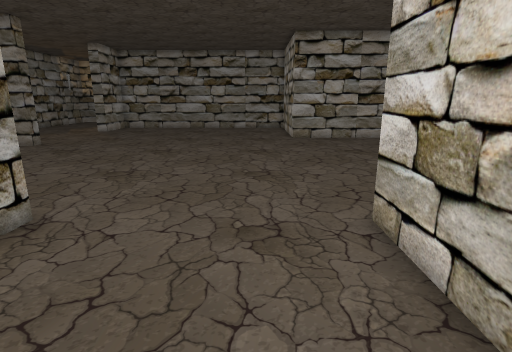
View 1 (above)

19 first-person views from a walk through a 3-D level made in the Unity game engine. The camera is 1.3 m above the floor, tilts 14° down and sees 80° across. The floor is counted in squares, 0.5 m on a side. Each view is taken from the middle of a square. On the plan, view 1 faces up. The plan holds only what a view shows up to about 20 squares ahead; the rest is blank. The place goes on beyond the plan. The player is left out. Some animated figures are left out. Door leaves are left out, so doorways stand open. Some surface patterns are stand-ins.

View 2
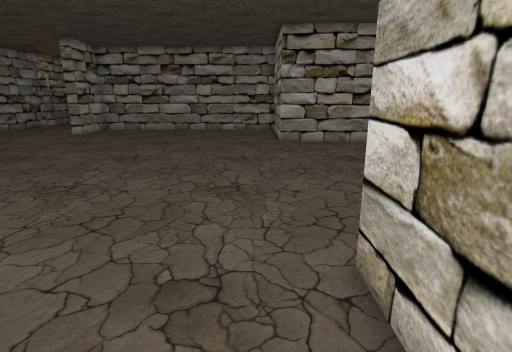

View 3
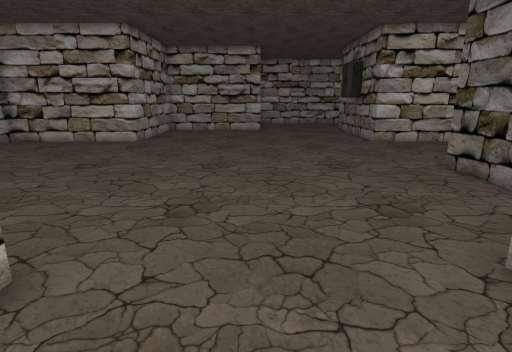

View 4
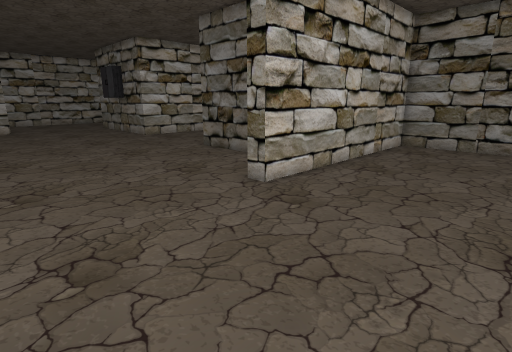

View 5
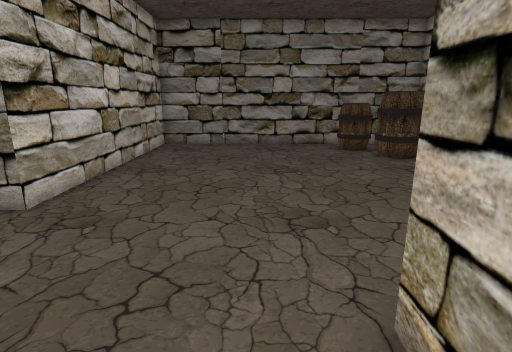

View 6
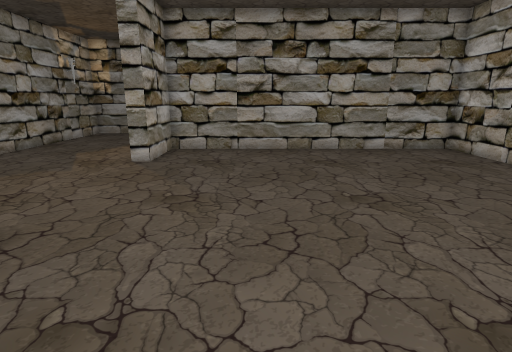

View 7
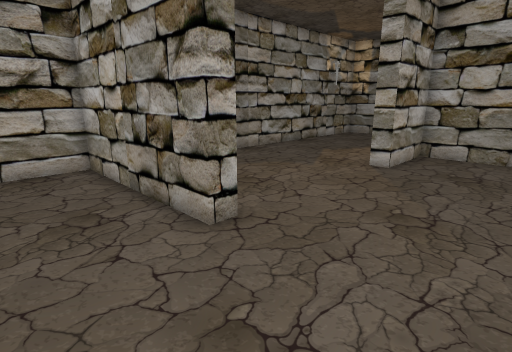

View 8
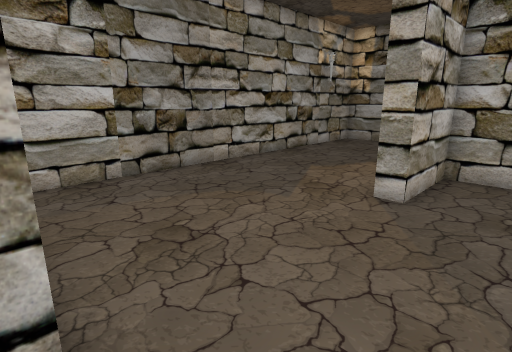

View 9
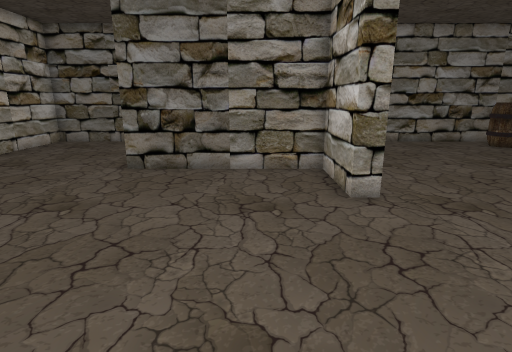

View 10
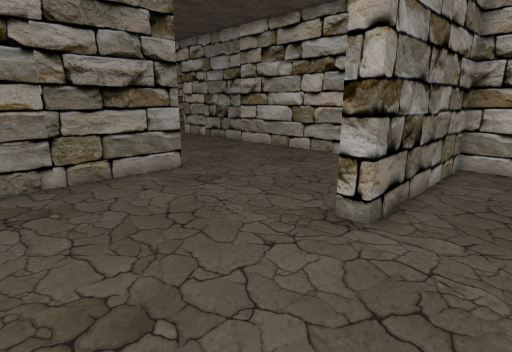

View 11
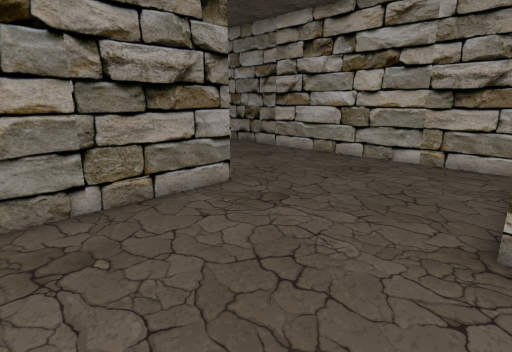

View 12
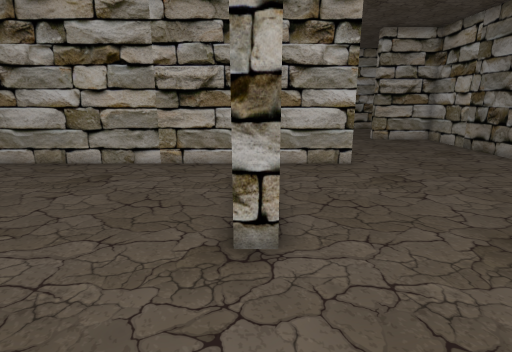

View 13
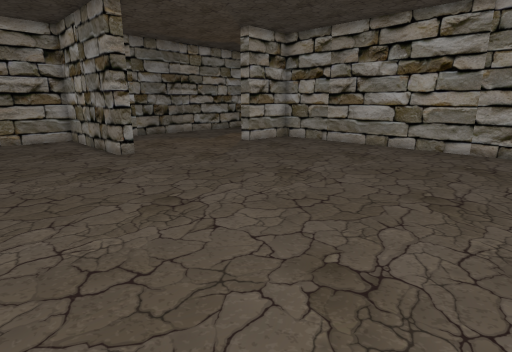

View 14
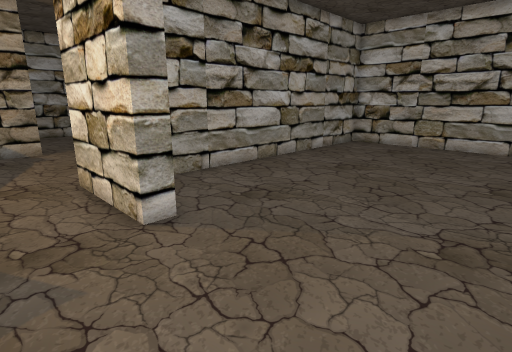

View 15
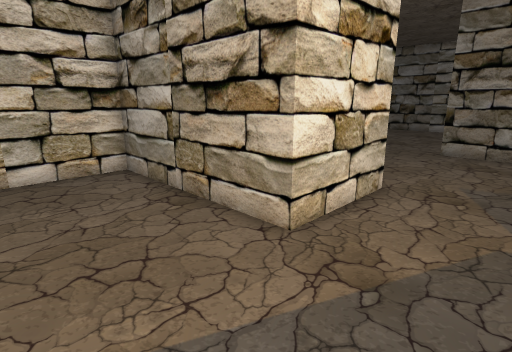

View 16
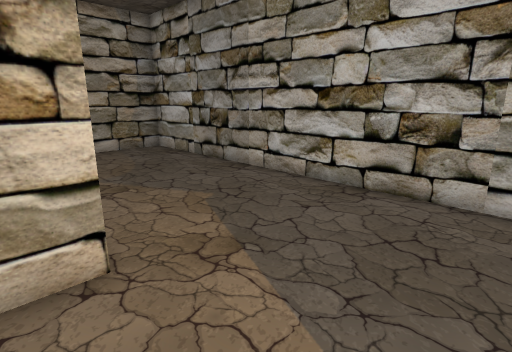

View 17
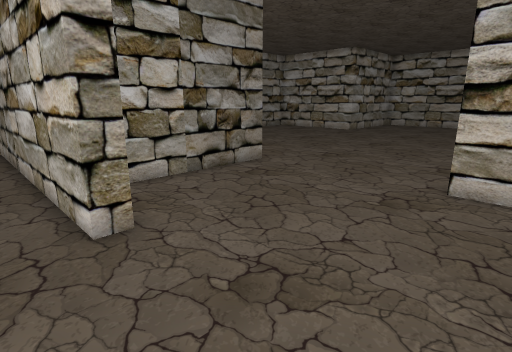

View 18
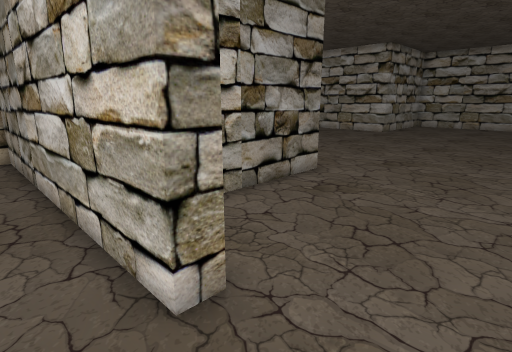

View 19
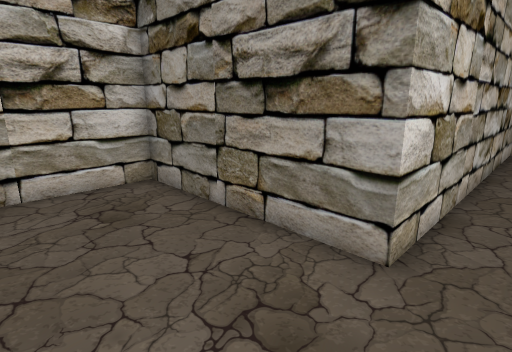

### Floor plan
Points are (right, up) in squares from view 1. A wall is a line through its corners. A room is listed if a view was taken in it or the views show most of it. See-through windows are left out.
Room 1 (views 1, 2, 3, 4, 5, 6, 7, 8, 9, 10, 11, 12, 13, 14, 15, 16, 17, 18, 19)
walls: (-12.6, 5.1) (-12.6, -5.5); (3.5, 21.6) (2.6, 21.6) (2.6, 29.6) (-12.6, 29.6) (-12.6, 26) (-13.4, 26) (-13.4, 30.4) (-5.4, 30.4) (-5.4, 34.2); (-5.4, -5.5) (-5.4, -1.6) (2.6, -1.6) (2.6, 6.4) (3.5, 6.4); (-23.5, -1.6) (-13.4, -1.6) (-13.4, 10) (-12.6, 10) (-12.6, 6.4) (-5, 6.4) (-5, 5.5); (-20.6, 35.5) (-20.6, 18.4) (-13, 18.4) (-13, 17.6) (-20.6, 17.6) (-20.6, 14) (-21.4, 14) (-21.4, 27.1)
objects: other object (-23, 0)

Where each view was taken, in squares from view 1:
view 1: 0 up, 0 right, facing up
view 2: 2 up, 1 right, facing up
view 3: 14 up, 17 left, facing right
view 4: 17 up, 20 left, facing down-right
view 5: 17 up, 19 left, facing down
view 6: 13 up, 8 left, facing up
view 7: 14 up, 8 left, facing up-left
view 8: 18 up, 10 left, facing up-left
view 9: 18 up, 10 left, facing down
view 10: 9 up, 1 right, facing down-left
view 11: 6 up, 1 right, facing down-left
view 12: 6 up, 0 right, facing left
view 13: 12 up, 2 right, facing up-left
view 14: 20 up, 16 left, facing up-right
view 15: 35 up, 17 left, facing down-right
view 16: 35 up, 12 left, facing down-left
view 17: 8 up, 23 left, facing up-right
view 18: 11 up, 23 left, facing up-right
view 19: 3 up, 7 left, facing down-right
